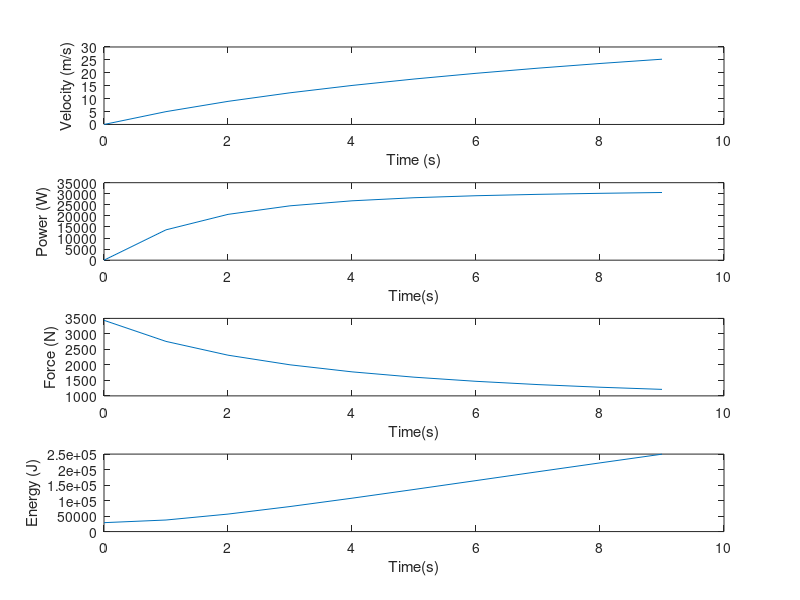

Write MATLAB code to recreate this figure.
% parameters
Co = 0.009;
CD = 0.2;
m = 692;
AF = 2;
C1 = 1.75e-6;
p = 1.16;
g = 9.81;
beta = 0;
vi = 0;
vf = 60 * 0.447;
%range for time, 0 seconds to 10 seconds
t = [0:10];

%velocity profile
v_t = 20 * log((0.282*t) + 1);
%acceleration
a_t = diff(v_t);

%PART A - FINDING FTR AND PTR

%sum of Forces = ma
%Ftr - Faero - Froll - Fg = ma
%level road, so Fg, Potential = 0
%Ftr = ma + Froll + Faero
Froll = m * g * cos(beta) * (Co * (C1 * v_t.^2));
Faero = 0.5 * p * CD * AF * (v_t.^2);
Ftr = m*a_t + Froll(1:end-1) + Faero(1:end-1); 

%Ptr = Ftr * V
Ptr = v_t(1:end-1).*Ftr;

%plotting velocity, power, force vs. Time
subplot(4,1,1);
plot(t(1:end-1), v_t(1:end-1));
xlabel("Time (s)")
ylabel("Velocity (m/s)")

subplot(4,1,2);
plot(t(1:end-1), Ptr);
xlabel("Time(s)");
ylabel("Power (W)");

subplot(4,1,3);
plot(t(1:end-1), Ftr);
xlabel("Time(s)");
ylabel("Force (N)");

%PART B - Calculate ΔeTR. How much of ΔeTR is ΔKE? How much is Eloss?
% eTR = Ekinetic + Epotential + Eloss, Epotential = 0
%eTR = Ekinetic + Eloss

Ekinetic = 0.5 * m * v_t.^2;
Eloss = trapz(v_t.*(Froll + Faero), t);
eTR = Ekinetic + Eloss; 

%percentKE = EkineticDisc/eTR;
%percentEloss = ElossDisc/eTR;

%plotting energy vs time
subplot (4,1,4);
plot(t(1:end-1), eTR(1:end-1));
xlabel("Time(s)");
ylabel("Energy (J)");